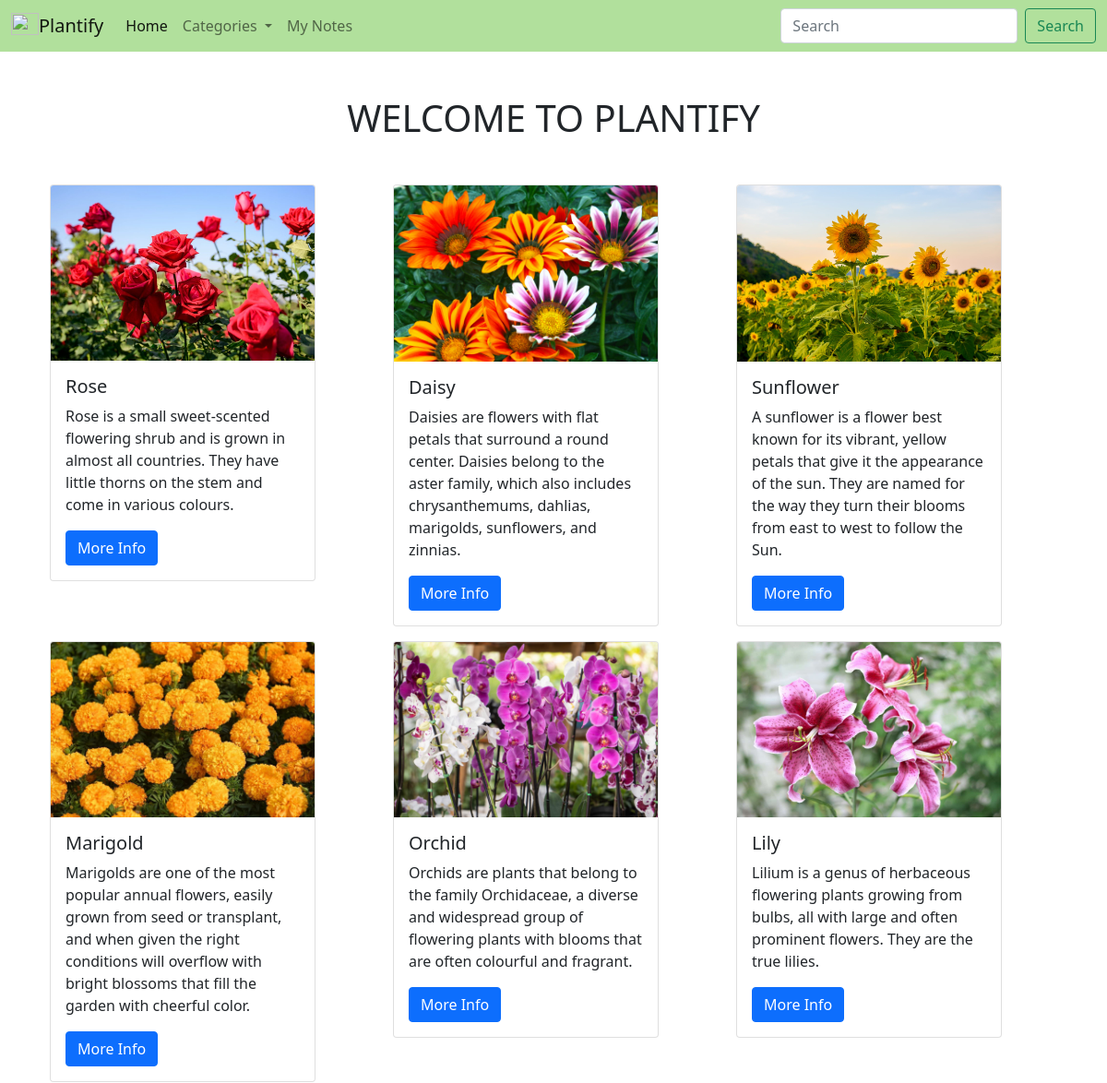
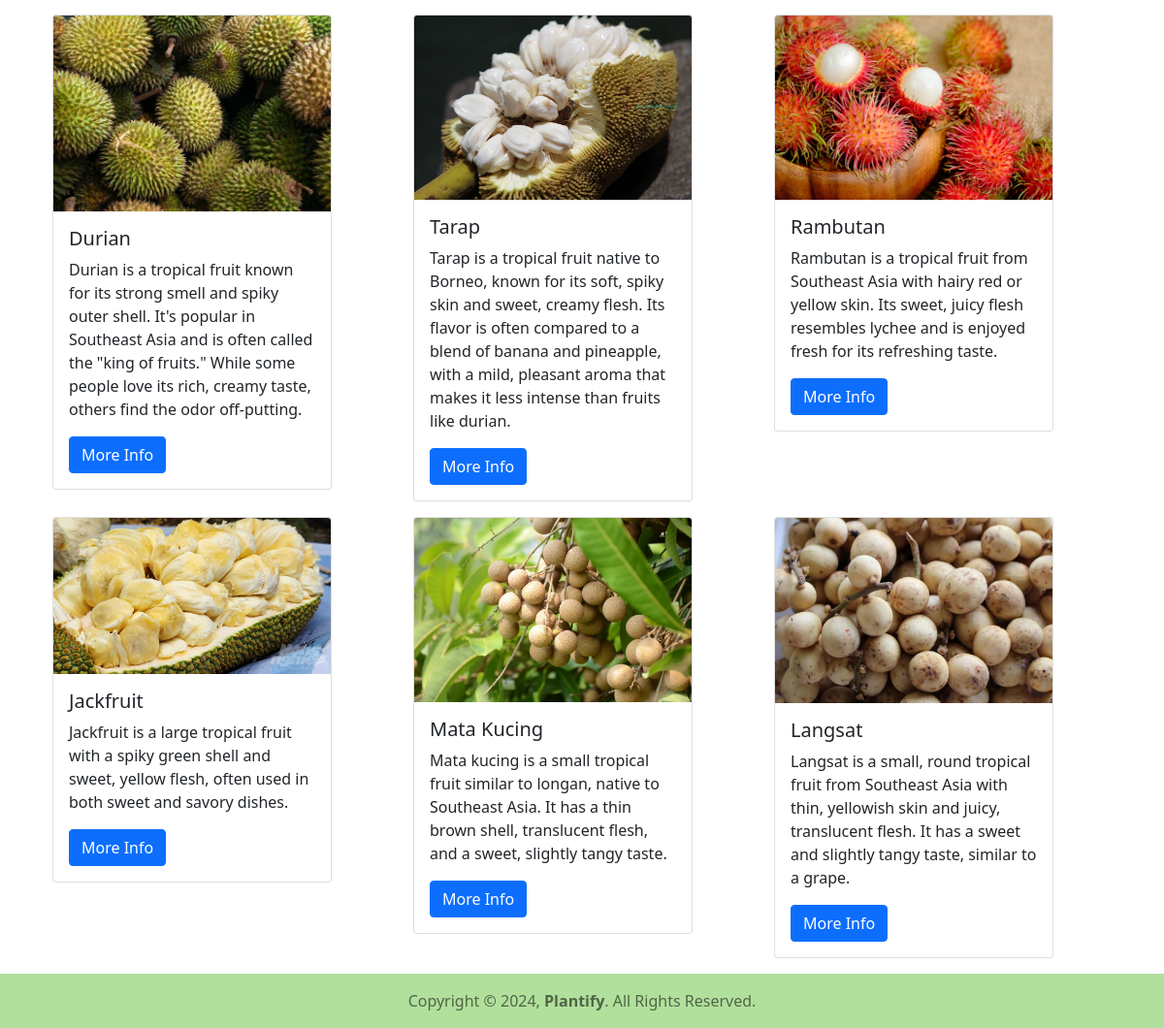
The page / on the database its author committed (2 pictures, top to bottom).
### home/models.py (models this page shows, shortened)
class Image(models.Model):
    title = models.CharField(max_length=150)
    slug = models.SlugField(unique=True)
    sname = models.CharField(max_length=150)
    tags = models.TextField()
    sdesc = models.TextField()
    ldesc = models.TextField()
    img = models.FileField(upload_to="pic/%y/")
    class Meta:
        ordering=('id',)
    def get_absolute_url(self):
        return reverse('details',args=[self.id,self.slug])

### home/views.py (the view)
# urls.py: path('', views.index, name='index'),
def index(request):
    obj=Image.objects.all()
    return render(request, 'home/index.html',{'image':obj})

### home/templates/home/index.html (shortened to what this page needs)
{% load static %}
<!doctype html>
<html lang="en">
<head>
    <link href="https://cdn.jsdelivr.net/npm/bootstrap@5.0.2/dist/css/bootstrap.min.css" rel="stylesheet"
>
</head>
<body>
    <nav class="navbar sticky-top navbar-expand-lg navbar-light" style="background-color: #B1E09C">
        <div class="container-fluid">
            <a class="navbar-brand" href="{% url 'index' %}">
                <img src="{% static 'logo/logo.png' %}" alt="" width="30" height="24"
                    class="d-inline-block align-text-top">Plantify</a>
            <div class="collapse navbar-collapse" id="navbarSupportedContent">
                <ul class="navbar-nav me-auto mb-2 mb-lg-0">
                    <li class="nav-item">
                        <a class="nav-link active" aria-current="page" href="{% url 'index' %}">Home</a>
                    </li>
                    <li class="nav-item dropdown">
                        <a class="nav-link dropdown-toggle" href="#" id="navbarDropdown" role="button" data-bs-toggle="dropdown" aria-expanded="false">
                          Categories
                        </a>
                      </li>
                    <li class="nav-item">
                        <a class="nav-link" href="#">My Notes</a>
                    </li>
                </ul>
                <form action="{% url 'search' %}" class="d-flex" method="GET">
                    <input name="search" class="form-control me-2" type="search" placeholder="Search" aria-label="Search">
                    <button class="btn btn-outline-success" type="submit">Search</button>
                </form>
            </div>
        </div>
    </nav>
    <h1 class="text-center mt-5 mb-5">WELCOME TO PLANTIFY</h1>
    <div class="container">
        {% for x in image %}
        {% if forloop.first %}
        <div class="row mx-auto">
            {% endif %}
            <div class="col-lg-4 col-md-4 col-12">
                <div class="card" style="width: 18rem;">
                    <img src="{{x.img.url}}" class="card-img-top" alt="...">
                    <div class="card-body">
                        <h5 class="card-title">{{x.title}}</h5>
                        <p class="text-justify card-text">{{x.sdesc}}</p>
                        <a href="{{x.get_absolute_url}}" class="btn btn-primary">More Info</a>
                    </div>
                </div>
            </div>
            {% if forloop.counter|divisibleby:3 %}
        </div>
        <div class="row mx-auto mt-3">{% endif %}{% if forloop.last %}</div> {% endif %}
        {% endfor %}
    </div>
    <nav class="navbar static-bottom navbar-light" style="background-color: #B1E09C">
        <div class="container-fluid d-flex justify-content-center">
            <span class="navbar-text">
                Copyright &#169; 2024, <strong>Plantify</strong>. All Rights Reserved.
            </span>
        </div>
    </nav>
</body>
</html>

### rows shown on the page
Image: img (picture), title "Rose", sdesc "Rose is a small sweet-scented flowering shrub and is grown in almost all countries. They have little thorns on the stem and come in various colours."
Image: img (picture), title "Daisy", sdesc "Daisies are flowers with flat petals that surround a round center. Daisies belong to the aster family, which also includes chrysanthemums, dahlias, marigolds, sunflowers, and zinnias."
Image: img (picture), title "Sunflower", sdesc "A sunflower is a flower best known for its vibrant, yellow petals that give it the appearance of the sun. They are named for the way they turn their blooms from east to west to follow the Sun."
Image: img (picture), title "Marigold", sdesc "Marigolds are one of the most popular annual flowers, easily grown from seed or transplant, and when given the right conditions will overflow with bright blossoms that fill the garden with cheerful color."
Image: img (picture), title "Orchid", sdesc "Orchids are plants that belong to the family Orchidaceae, a diverse and widespread group of flowering plants with blooms that are often colourful and fragrant."
Image: img (picture), title "Lily", sdesc "Lilium is a genus of herbaceous flowering plants growing from bulbs, all with large and often prominent flowers. They are the true lilies."
Image: img (picture), title "Durian", sdesc "Durian is a tropical fruit known for its strong smell and spiky outer shell. It's popular in Southeast Asia and is often called the \"king of fruits.\" While some people love its rich, creamy taste, others find the odor off-putting."
Image: img (picture), title "Tarap", sdesc "Tarap is a tropical fruit native to Borneo, known for its soft, spiky skin and sweet, creamy flesh. Its flavor is often compared to a blend of banana and pineapple, with a mild, pleasant aroma that makes it less intense than fruits like durian."
Image: img (picture), title "Rambutan", sdesc "Rambutan is a tropical fruit from Southeast Asia with hairy red or yellow skin. Its sweet, juicy flesh resembles lychee and is enjoyed fresh for its refreshing taste."
Image: img (picture), title "Jackfruit", sdesc "Jackfruit is a large tropical fruit with a spiky green shell and sweet, yellow flesh, often used in both sweet and savory dishes."
Image: img (picture), title "Mata Kucing", sdesc "Mata kucing is a small tropical fruit similar to longan, native to Southeast Asia. It has a thin brown shell, translucent flesh, and a sweet, slightly tangy taste."
Image: img (picture), title "Langsat", sdesc "Langsat is a small, round tropical fruit from Southeast Asia with thin, yellowish skin and juicy, translucent flesh. It has a sweet and slightly tangy taste, similar to a grape."
